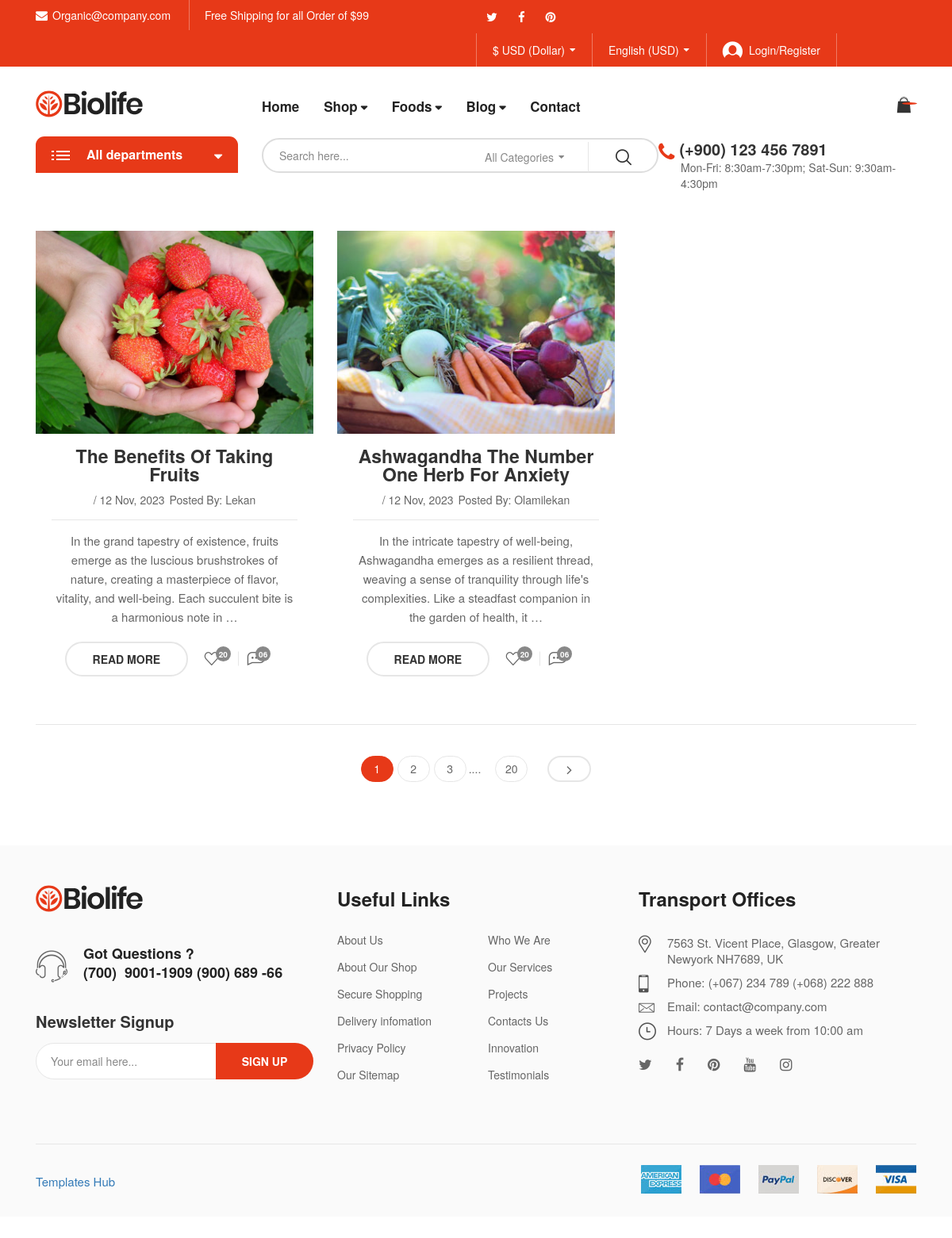
Page /blog/posts/ on the committed database.
### blog/models.py (models this page shows, shortened)
class Post(models.Model):
     title = models.CharField(max_length=250)
     slug = models.SlugField(max_length=250)
     tag = models.ManyToManyField('Tag', related_name='posts')
     image = models.ImageField(upload_to = 'blog_images/',null = True,blank = True)
     author = models.ForeignKey(User,on_delete=models.CASCADE)
     pub_date = models.DateTimeField(auto_now_add=True)
     updated = models.DateTimeField(auto_now=True)
     body = FroalaField()
     quote = models.TextField(null=True, blank=True)
     class Meta:
         verbose_name = 'posts'
         ordering = ['-pub_date']
         get_latest_by = 'title'

### blog/views.py (the view)
# urls.py: path('blog/posts/',post_list, name = 'post_list')
def post_list(request):
    posts = Post.objects.all()
    context = {'posts':posts}
    return render(request,'blog/posts.html',context)

### blog/templates/blog/posts.html (shortened to what this page needs)
{% extends 'main/main.html' %}
{% load static %}
{% block content %}
    <div class="page-contain blog-page">
        <div class="container">
            <div id="main-content" class="main-content">
                <div class="row">
                    <ul class="posts-list main-post-list">
                    {% for post in posts %}
                        <li class="post-elem col-lg-4 col-md-4 col-sm-6 col-xs-12">
                            <div class="post-item effect-04 style-bottom-info">
                                <div class="thumbnail">
                                    <a href="{% url "post" post.slug %}" class="link-to-post"><img src="{{ post.image.url }}" width="370" height="270" alt=""></a>
                                </div>
                                <div class="post-content">
                                    <h4 class="post-name"><a href="{% url "post" post.slug %}" class="linktopost">{{ post.title|title }}</a></h4>
                                    <p class="post-archive"><b class="post-cat">{{ post.category|upper }}</b><span class="post-date"> / {{ post.pub_date|date:"j M, Y" }}</span><span class="author">Posted By: {{ post.author }}</span></p>
                                    <p class="excerpt">{{ post.quote|truncatewords:30 }}</p>
                                    <div class="group-buttons">
                                        <a href="{% url "post" post.slug %}" class="btn readmore">read more</a>
                                        <a href="#" class="btn count-number liked"><i class="biolife-icon icon-heart-1"></i><span class="number">20</span></a>
                                        <a href="#" class="btn count-number commented"><i class="biolife-icon icon-conversation"></i><span class="number">06</span></a>
                                    </div>
                                </div>
                            </div>
                        </li>
                       {% endfor %}
                       </ul>
                </div>
                <div class="biolife-panigations-block ">
                    <ul class="panigation-contain">
                        <li><span class="current-page">1</span></li>
                        <li><a href="#" class="link-page">2</a></li>
                        <li><a href="#" class="link-page">3</a></li>
                        <li><span class="sep">....</span></li>
                        <li><a href="#" class="link-page">20</a></li>
                        <li><a href="#" class="link-page next"><i class="fa fa-angle-right" aria-hidden="true"></i></a></li>
                    </ul>
                </div>
            </div>
        </div>
    </div>
    <footer id="footer" class="footer layout-03">
        <div class="footer-content background-footer-03">
            <div class="container">
                <div class="row">
                    <div class="col-lg-4 col-md-4 col-sm-9">
                        <section class="footer-item">
                            <a href="#" class="logo footer-logo"><img src="{% static "assets/images/organic-3.png" %}" alt="biolife logo" width="135" height="34"></a>
                            <div class="footer-phone-info">
                                <i class="biolife-icon icon-head-phone"></i>
                                <p class="r-info">
                                    <span>Got Questions ?</span>
                                    <span>(700)  9001-1909  (900) 689 -66</span>
                                </p>
                            </div>
                            <div class="newsletter-block layout-01">
                                <h4 class="title">Newsletter Signup</h4>
                                <div class="form-content">
                                    <form action="#" name="new-letter-foter">
                                        <input type="email" class="input-text email" value="" placeholder="Your email here...">
                                        <button type="submit" class="bnt-submit" name="ok">Sign up</button>
                                    </form>
                                </div>
                            </div>
                        </section>
                    </div>
                    <div class="col-lg-4 col-md-4 col-sm-6 md-margin-top-5px sm-margin-top-50px xs-margin-top-40px">
                        <section class="footer-item">
                            <h3 class="section-title">Useful Links</h3>
                            <div class="row">
                                <div class="col-lg-6 col-sm-6 col-xs-6">
                                    <div class="wrap-custom-menu vertical-menu-2">
                                        <ul class="menu">
                                            <li><a href="#">About Us</a></li>
                                            <li><a href="#">About Our Shop</a></li>
                                            <li><a href="#">Secure Shopping</a></li>
                                            <li><a href="#">Delivery infomation</a></li>
                                            <li><a href="#">Privacy Policy</a></li>
                                            <li><a href="#">Our Sitemap</a></li>
                                        </ul>
                                    </div>
                                </div>
                                <div class="col-lg-6 col-sm-6 col-xs-6">
                                    <div class="wrap-custom-menu vertical-menu-2">
                                        <ul class="menu">
                                            <li><a href="#">Who We Are</a></li>
                                            <li><a href="#">Our Services</a></li>
                                            <li><a href="#">Projects</a></li>
                                            <li><a href="#">Contacts Us</a></li>
                                            <li><a href="#">Innovation</a></li>
                                            <li><a href="#">Testimonials</a></li>
                                        </ul>
                                    </div>
                                </div>
                            </div>
                        </section>
                    </div>
                    <div class="col-lg-4 col-md-4 col-sm-6 md-margin-top-5px sm-margin-top-50px xs-margin-top-40px">
                        <section class="footer-item">
                            <h3 class="section-title">Transport Offices</h3>
                            <div class="contact-info-block footer-layout xs-padding-top-10px">
                                <ul class="contact-lines">
                                    <li>
                                        <p class="info-item">
                                            <i class="biolife-icon icon-location"></i>
                                            <b class="desc">7563 St. Vicent Place, Glasgow, Greater Newyork NH7689, UK </b>
                                        </p>
                                    </li>
                                    <li>
                                        <p class="info-item">
                                            <i class="biolife-icon icon-phone"></i>
                                            <b class="desc">Phone: (+067) 234 789  (+068) 222 888</b>
                                        </p>
                                    </li>
                                    <li>
                                        <p class="info-item">
                                            <i class="biolife-icon icon-letter"></i>
                                            <b class="desc">Email:  contact@company.com</b>
                                        </p>
                                    </li>
                                    <li>
                                        <p class="info-item">
                                            <i class="biolife-icon icon-clock"></i>
                                            <b class="desc">Hours: 7 Days a week from 10:00 am</b>
                                        </p>
                                    </li>
                                </ul>
                            </div>
                            <div class="biolife-social inline">
                                <ul class="socials">
                                    <li><a href="#" title="twitter" class="socail-btn"><i class="fa fa-twitter" aria-hidden="true"></i></a></li>
                                    <li><a href="#" title="facebook" class="socail-btn"><i class="fa fa-facebook" aria-hidden="true"></i></a></li>
                                    <li><a href="#" title="pinterest" class="socail-btn"><i class="fa fa-pinterest" aria-hidden="true"></i></a></li>
                                    <li><a href="#" title="youtube" class="socail-btn"><i class="fa fa-youtube" aria-hidden="true"></i></a></li>
                                    <li><a href="#" title="instagram" class="socail-btn"><i class="fa fa-instagram" aria-hidden="true"></i></a></li>
                                </ul>
                            </div>
                        </section>
                    </div>
                </div>
                <div class="row">
                    <div class="col-xs-12">
                        <div class="separator sm-margin-top-70px xs-margin-top-40px"></div>
                    </div>
                    <div class="col-lg-6 col-sm-6 col-xs-12">
                        <div class="copy-right-text"><p><a href="templateshub.net">Templates Hub</a></p></div>
                    </div>
                    <div class="col-lg-6 col-sm-6 col-xs-12">
                        <div class="payment-methods">
                            <ul>
                                <li><a href="#" class="payment-link"><img src="assets/images/card1.jpg" width="51" height="36" alt=""></a></li>
                                <li><a href="#" class="payment-link"><img src="assets/images/card2.jpg" width="51" height="36" alt=""></a></li>
                                <li><a href="#" class="payment-link"><img src="assets/images/card3.jpg" width="51" height="36" alt=""></a></li>
                                <li><a href="#" class="payment-link"><img src="assets/images/card4.jpg" width="51" height="36" alt=""></a></li>
                                <li><a href="#" class="payment-link"><img src="assets/images/card5.jpg" width="51" height="36" alt=""></a></li>
                            </ul>
                        </div>
                    </div>
                </div>
            </div>
        </div>
    </footer>
{% endblock %}

### store/static/assets/css/main-color.css (style rules this page uses)
.bg-main, .testml-elem-2, .btn.btn-thin:hover, .service-inner.style-02 .number, .biof-loading-center-absolute .dot, .biolife-service__type02 .foot-area, .biolife-tweet-item .tw-head .icon i, .biolife-social.circle-hover ul li a:hover, .footer.layout-02 .copy-rights-contain, .tab-head__default .tab-element .tab-link::before, .header-top .top-bar .social-list.circle-layout a:hover, .biolife-banner__grid:not(.type-02) .banner-contain .cat-name::before, .slider-opt04__layout01.light-version .buttons .btn.btn-bold:not(:hover), .biolife-banner__style-05 .btn-shopnow, .biolife-banner__style-06 .btn-shopnow, .biolife-banner__style-07 .btn-shopnow, .style-bottom-info.layout-02 .thumbnail .post-date, .style-bottom-info.layout-03 .thumbnail .post-date, .tab-head__icon-top-layout a::after, .slider-opt03__layout01.mode-03 .buttons .btn.btn-bold:not(:hover), .biolife-banner__special-02 .product-detail .add-to-cart-btn:not(:hover), .contain-product__right-info-layout3 .buttons .add-to-cart-btn:not(:hover), .contain-product__deal-layout .slide-down-box .buttons .add-to-cart-btn, .biolife-banner__special .product-detail .add-to-cart-btn, .post-item .group-buttons .count-number:hover .number, .post-item .post-content .btn.readmore:hover, .post-comments .form-row.last-btns .btn-sumit, .style-bottom-info.layout-03 .post-meta .liked .number, .single-post-contain .post-foot .socials-connection .social-list li a:hover, .wgt-twitter-item .detail .viewall a:hover::before, .biolife-carousel .slick-dots li.slick-active button, .btn.btn-bold:not(:hover), .contact-form-container .form-row .btn-submit, .login-on-checkout .form-row button, .minicart-block.layout-02 .icon-contain .btn-to-cart, .checkout-progress-wrap .checkout-act.active .title-box .number, .biolife-progress-bar .progress .progress-bar, .shpcart-subtotal-block .btn-checkout .btn, .shopping-cart-container table td.wrap-btn-control .btn, .review-form-wrapper .form-row button[type=submit], .header-area.layout-01 .mobile-search .open-searchbox, .product-tabs.single-layout .tab-head .tabs li a::before, .sumary-product .action-form .buttons .pull-row .btn:hover::before, .sumary-product .action-form .buttons .pull-row .btn:hover::after, .biolife-panigations-block ul li a:hover, .biolife-panigations-block ul li .current-page, .pr-detail-layout .info .buttons .add-to-cart-btn, .contain-product.layout-default .slide-down-box .buttons .add-to-cart-btn, .sidebar .price-filter .frm-contain .f-item .btn-submit, .newsletter-block .form-content .bnt-submit, .mobile-search .mobile-search-content .btn-submit, .vertical-category-block .block-title, .biolife-banner__promotion3 .product-detail .add-to-cart-btn, .biolife-banner__grid .banner-contain .cat-name::before, .biolife-cart-info .minicart-block .btn-control .view-cart, .sumary-product .action-form .buttons .add-to-cart-btn, .service-inner.color-reverse .number, .content-404 .button, .slider-opt03__layout01 .buttons .btn.btn-bold:not(:hover), .biolife-cart-info .icon-qty-combine .qty { background-color: #e73918; }
.btn.btn-thin:hover, .testml-elem-2 .avata, .biolife-service__type02, .minicart-block.layout-02 .icon-contain .span-index, .biolife-carousel.dots_ring_style .slick-dots li button, .post-item .post-content .btn.readmore:hover, .slider-opt03__layout02 .buttons .btn-thin, .single-post-contain .post-foot .socials-connection .social-list li a:hover, .biolife-quickview-block .quickview-nav li.slick-current img, .sumary-product .media .slider-nav li.slick-current img, .slider-opt04__layout01.light-version .buttons .btn-thin:not(:hover), .biolife-title-box.link-all .blog-link:hover::after, .biolife-cat-box-item:hover .cat-info, .biolife-panigations-block ul li a:hover, .biolife-panigations-block ul li .current-page, .sidebar .wgt-content .color-list li.selected a .hex-code, .sidebar .wgt-content .color-list li a:hover .hex-code, .sidebar .wgt-content .check-list li.selected a::before, .slider-opt03__layout01 .buttons .btn-thin:not(:hover), .sidebar .wgt-content .check-list li a:hover::before { border-color: #e73918; }

### rows in the picture
Post: image (picture), title "The Benefits Of Taking Fruits", pub_date "12 Nov, 2023", author "Lekan", quote "In the grand tapestry of existence, fruits emerge as the luscious brushstrokes of nature, creating a masterpiece of flavor, vitality, and well-being. Each succulent bite is a harmonious note in …"
Post: image (picture), title "Ashwagandha The Number One Herb For Anxiety", pub_date "12 Nov, 2023", author "Olamilekan", quote "In the intricate tapestry of well-being, Ashwagandha emerges as a resilient thread, weaving a sense of tranquility through life's complexities. Like a steadfast companion in the garden of health, it …"
